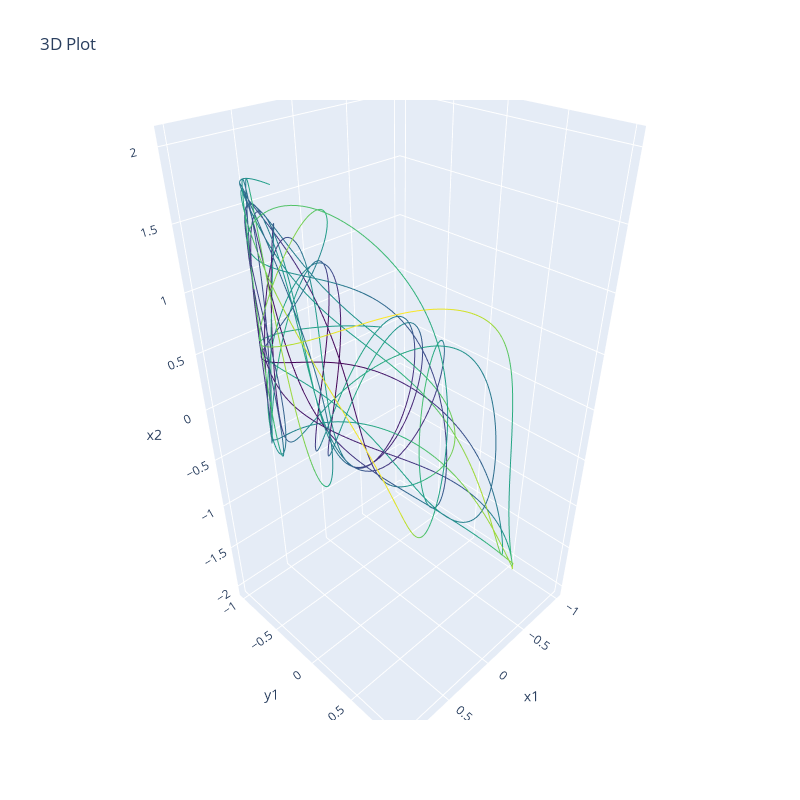

Here is the notebook cell this chart was saved with:
### Code cell
layout = go.Layout(
    scene=dict(xaxis_title="x1", yaxis_title="y1", zaxis_title="x2"),
    width=800,
    height=800,
)

data = [
    go.Scatter3d(
        x=x1,
        y=y1,
        z=x2,
        mode="lines",
        line=dict(color=y2, colorscale="Viridis"),
        hovertemplate="x1: %{x}<br>y1: %{y}<br>x2: %{z}<br>y2: %{line.color}<extra></extra>",
    )
]

fig = go.Figure(data=data, layout=layout)
fig.show()

### Figure 1 — Plotly figure (JSON) as saved in the notebook; plotly's stock layout.template omitted (floating-point values rounded to 4 significant figures; data arrays with more than 128 entries replaced by an {"elided": "..."} marker saying what was removed)
{"data": [{"hovertemplate": "x1: %{x}<br>y1: %{y}<br>x2: %{z}<br>y2: %{line.color}<extra></extra>", "line": {"color": {"elided": "2000 float values"}, "colorscale": [[0, "#440154"], [0.1111, "#482878"], [0.2222, "#3e4989"], [0.3333, "#31688e"], [0.4444, "#26828e"], [0.5556, "#1f9e89"], [0.6667, "#35b779"], [0.7778, "#6ece58"], [0.8889, "#b5de2b"], [1, "#fde725"]]}, "mode": "lines", "type": "scatter3d", "x": {"elided": "2000 float values"}, "y": {"elided": "2000 float values"}, "z": {"elided": "2000 float values"}}], "layout": {"height": 800, "scene": {"xaxis": {"title": {"text": "x1"}}, "yaxis": {"title": {"text": "y1"}}, "zaxis": {"title": {"text": "x2"}}}, "title": {"text": "3D Plot"}, "width": 800}}
